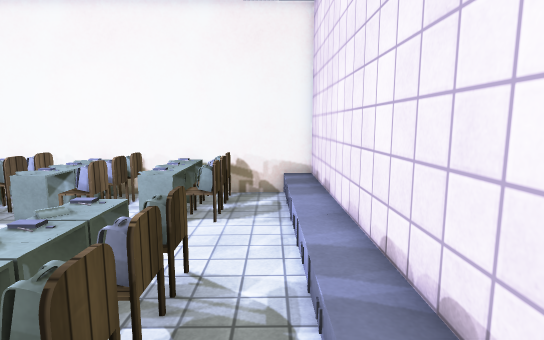
View 1 (above)

23 first-person views from a walk through a scene from a Unity 3-D project. The camera is 1.4 m above the floor, tilts 8° down and sees 80° across. The floor is counted in squares, 0.5 m on a side. Each view is taken from the middle of a square. On the plan, view 1 faces up. The plan holds only what a view shows up to about 20 squares ahead; the rest is blank. The player character is not drawn. Door leaves are left out, so doorways stand open. Surface patterns are stand-ins for the level's own textures.

View 2
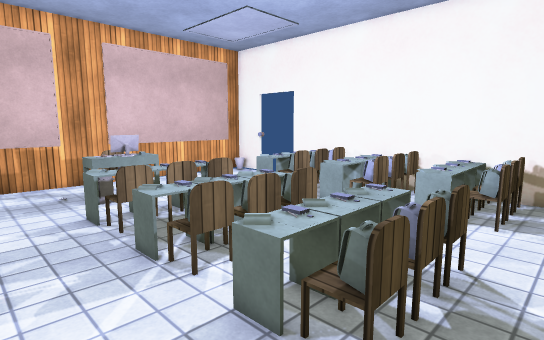

View 3
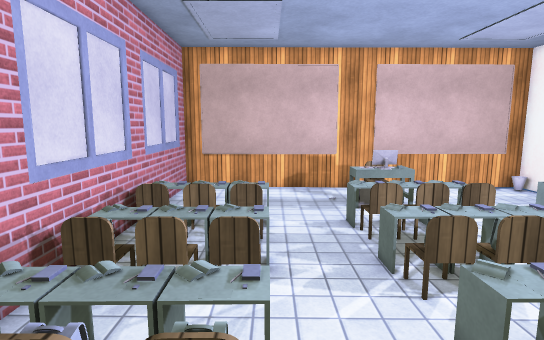

View 4
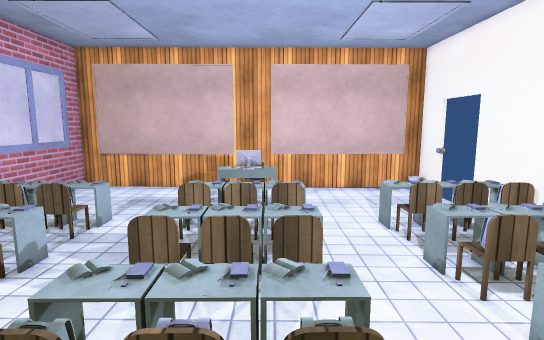

View 5
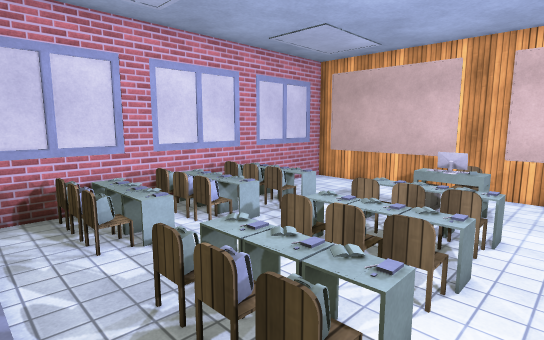

View 6
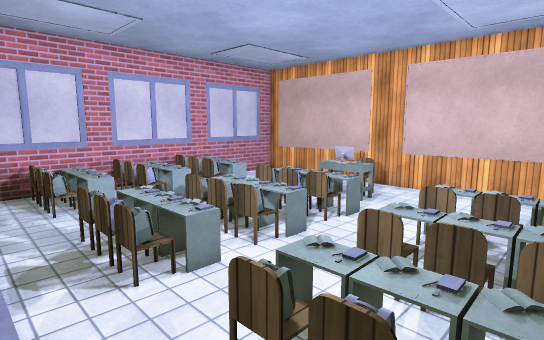

View 7
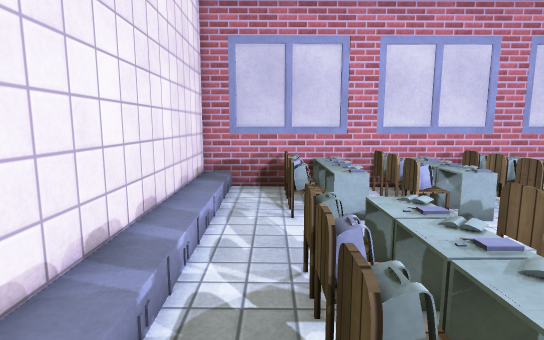

View 8
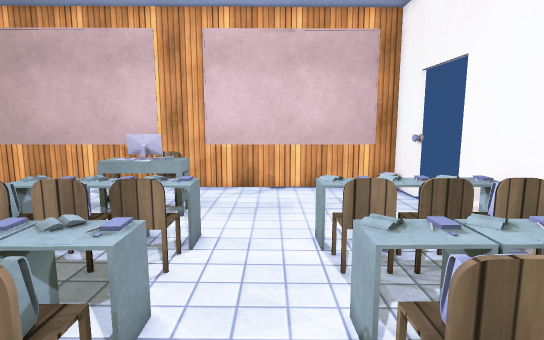

View 9
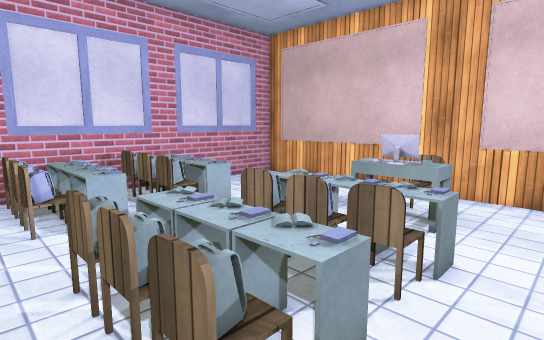

View 10
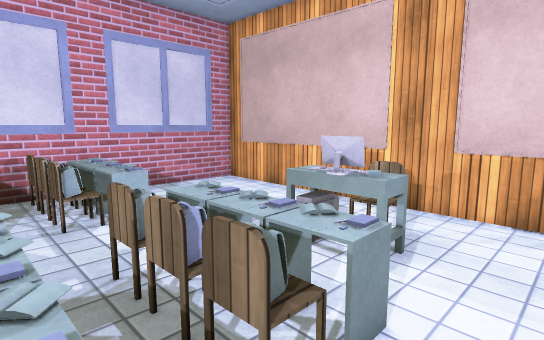

View 11
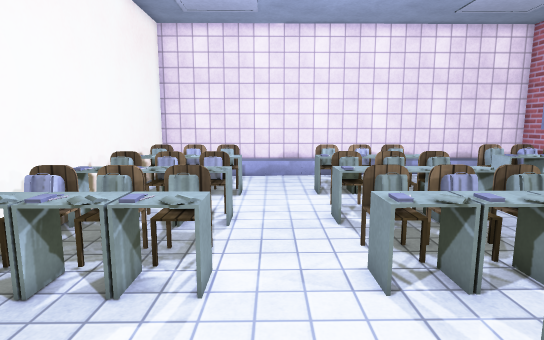

View 12
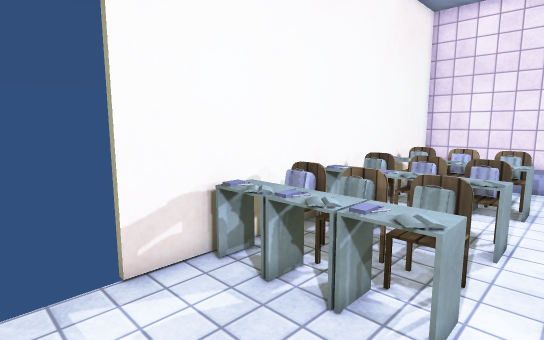

View 13
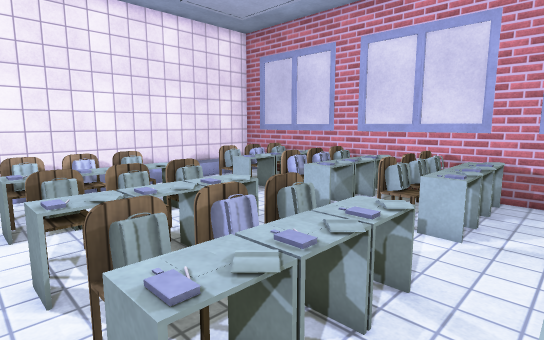

View 14
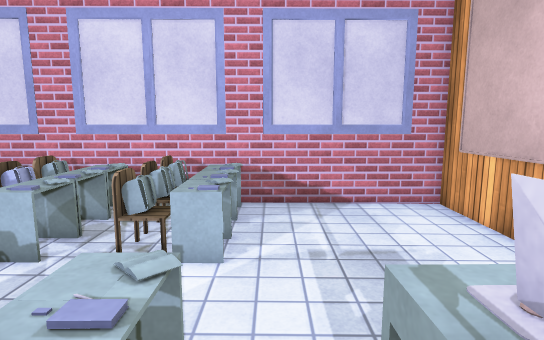

View 15
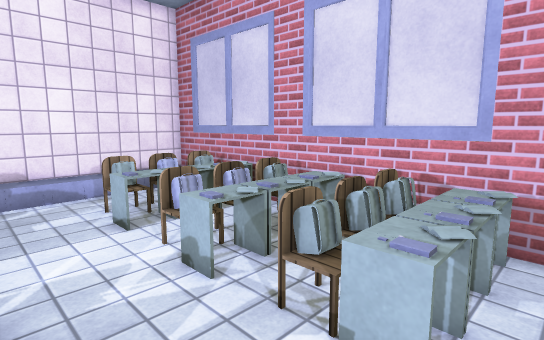

View 16
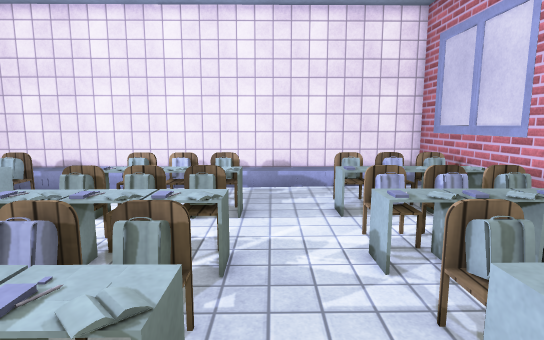

View 17
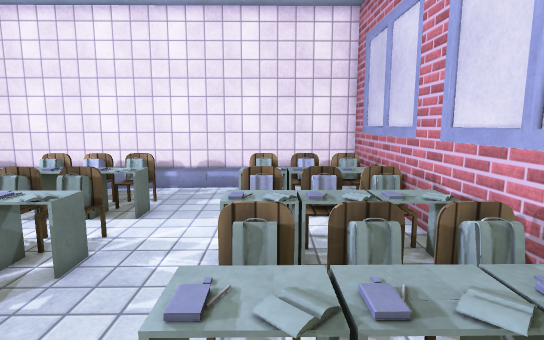

View 18
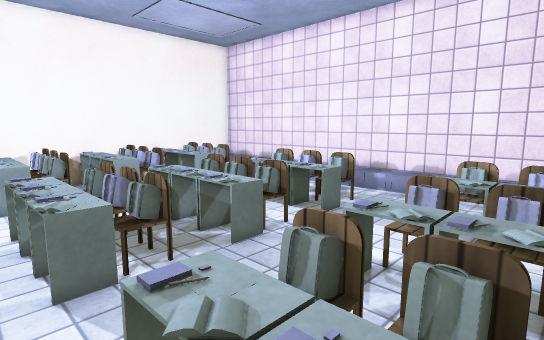

View 19
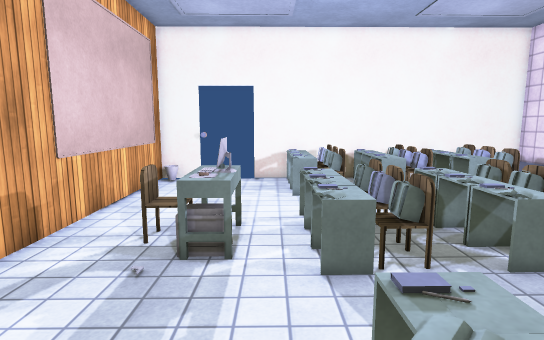

View 20
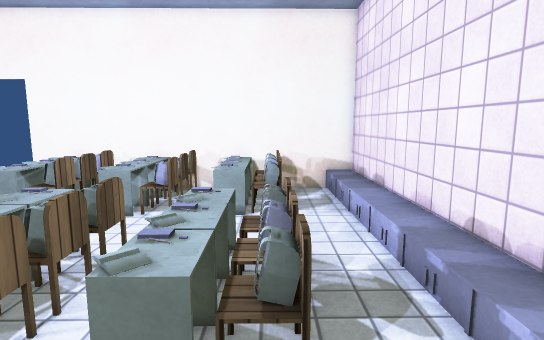

View 21
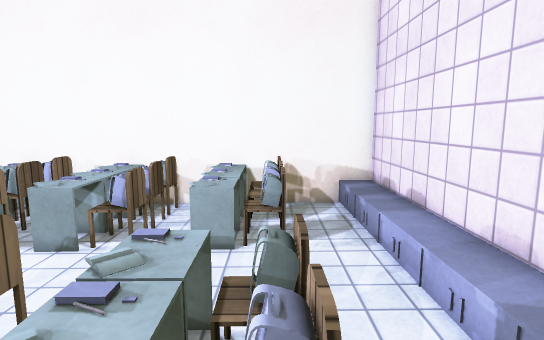

View 22
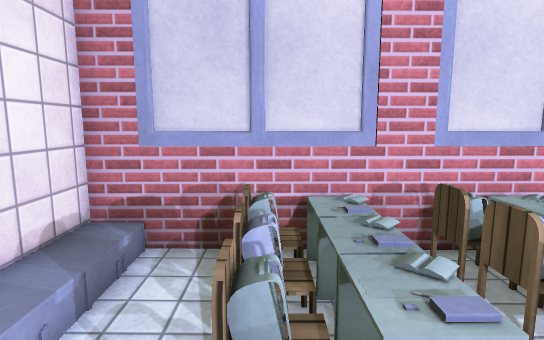

View 23
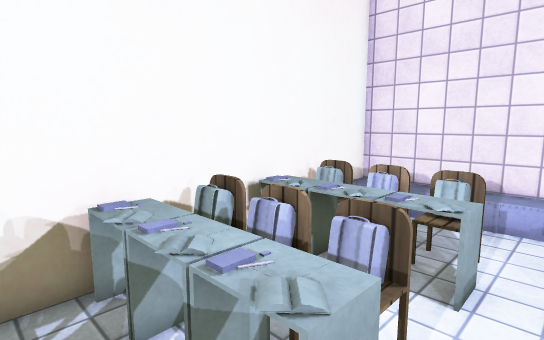

### Floor plan
Key: @ floor where view 1 was taken; # wall or solid block; . main floor; : floor 0.25 m higher than the main floor; - floor 0.25 m lower than the main floor; + floor 0.5 m higher than the main floor; D open door; v drop or lower ground; O other object.
Columns run from 18 left of view 1 to 2 right of it. Each row starts with its distance up from view 1.
 14 ##DDDD###############
 13 #  ---.OOOOOO.OOOO.:#
 12 #----..O .OO..OOO..:#
 11 #---...OOOOOOvOOO..:#
 10 #--....OOO.OO.OOOO.:#
  9 #-.....OOO.O..OO...:#
  8 #..................:#
  7 #..................:#
  6 #......OOO.OO.OOO..:#
  5 #...OO.OO..O.OOOO..:#
  4 #..OOO.OOO.OOOOOO..:#
  3 #...OO.OOO. O.OOO..:#
  2 #......OOO.OOOOO...:#
  1 #..................:#
  0 #.................@:#
 -1 #......OO..OO.OO...:#
 -2 #......OOO.OOOOOO..:#
 -3 #......OOO.OOOOOO..:#
 -4 #...... OO.OO.OOO..:#
 -5 #......OOO.O+OOOO..:#
 -6 #####################

Where each view was taken, in squares from view 1:
view 1: 0 up, 0 right, facing up
view 2: 1 down, 0 right, facing up-left
view 3: 1 down, 1 right, facing left
view 4: 5 up, 1 right, facing left
view 5: 8 up, 1 right, facing down-left
view 6: 13 up, 1 right, facing down-left
view 7: 8 up, 1 left, facing down
view 8: 8 up, 3 left, facing left
view 9: 8 up, 4 left, facing down-left
view 10: 8 up, 7 left, facing down-left
view 11: 8 up, 16 left, facing right
view 12: 8 up, 15 left, facing up-right
view 13: 7 up, 13 left, facing down-right
view 14: 5 up, 12 left, facing down
view 15: 2 up, 12 left, facing down-right
view 16: 1 up, 13 left, facing right
view 17: 2 down, 13 left, facing right
view 18: 4 down, 12 left, facing up-right
view 19: 4 down, 12 left, facing up
view 20: 1 down, 2 left, facing up
view 21: 2 up, 2 left, facing up
view 22: 1 up, 2 left, facing down
view 23: 8 up, 9 left, facing up-right
